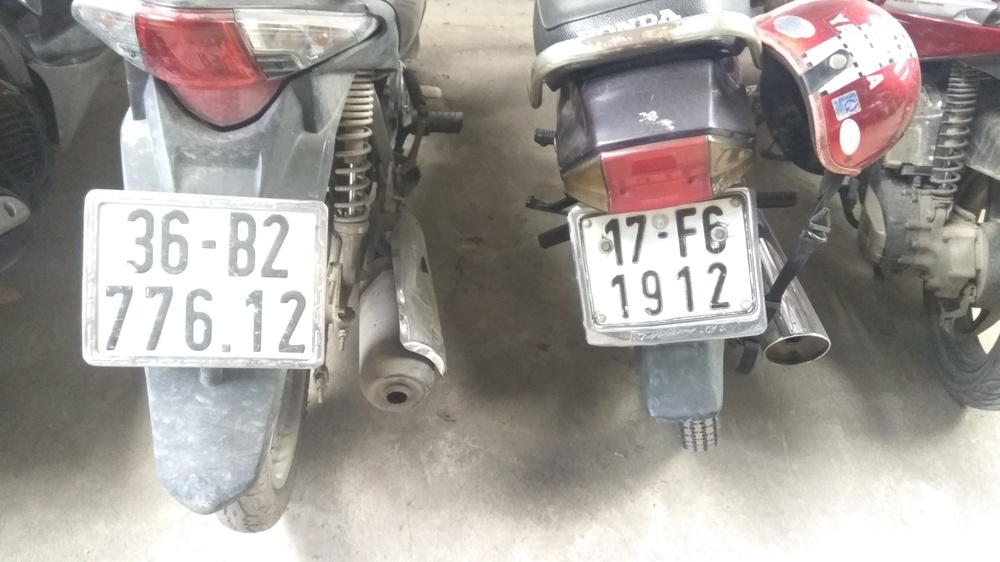
#> input picture IMG_20170728_110428.jpg, 1000 x 562 px, shrunk from 4608 x 2592 before the run
$ python -i Preprocess.py   (imports and definitions only)
#> lines starting #> are read from the running program, lines starting #| are printed output that depends on the picture; after the words box and inside, x2 and y2 are one past the last pixel; in counts of white or black regions, pixels touching at a corner belong together
#> further down, picture is the input picture: shape (562, 1000, 3); mean B, G, R 150.5, 154.7, 160.4
# Preprocess.py

import cv2
import numpy as np
import math

# module level variables ##########################################################################
GAUSSIAN_SMOOTH_FILTER_SIZE = (5, 5)
ADAPTIVE_THRESH_BLOCK_SIZE = 11
ADAPTIVE_THRESH_WEIGHT = 3

###################################################################################################
def preprocess(imgOriginal):
    imgGrayscale = extractValue(imgOriginal)

    imgMaxContrastGrayscale = maximizeContrast(imgGrayscale)

    height, width = imgGrayscale.shape

    imgBlurred = np.zeros((height, width, 1), np.uint8)

    imgBlurred = cv2.GaussianBlur(imgMaxContrastGrayscale, GAUSSIAN_SMOOTH_FILTER_SIZE, 0)
    gray = cv2.cvtColor(imgOriginal, cv2.COLOR_BGR2GRAY)
    imgThresh = cv2.adaptiveThreshold(gray, 255.0, cv2.ADAPTIVE_THRESH_MEAN_C, cv2.THRESH_BINARY_INV, ADAPTIVE_THRESH_BLOCK_SIZE, ADAPTIVE_THRESH_WEIGHT)

    return imgGrayscale, imgThresh
# end function3
###################################################################################################
def extractValue(imgOriginal):
    height, width, numChannels = imgOriginal.shape
#> height = 562; width = 1000; numChannels = 3

    imgHSV = np.zeros((height, width, 3), np.uint8)

    imgHSV = cv2.cvtColor(imgOriginal, cv2.COLOR_BGR2HSV)
#> imgHSV: shape (562, 1000, 3); mean H, S, V 46.8, 23, 162

    imgHue, imgSaturation, imgValue = cv2.split(imgHSV)
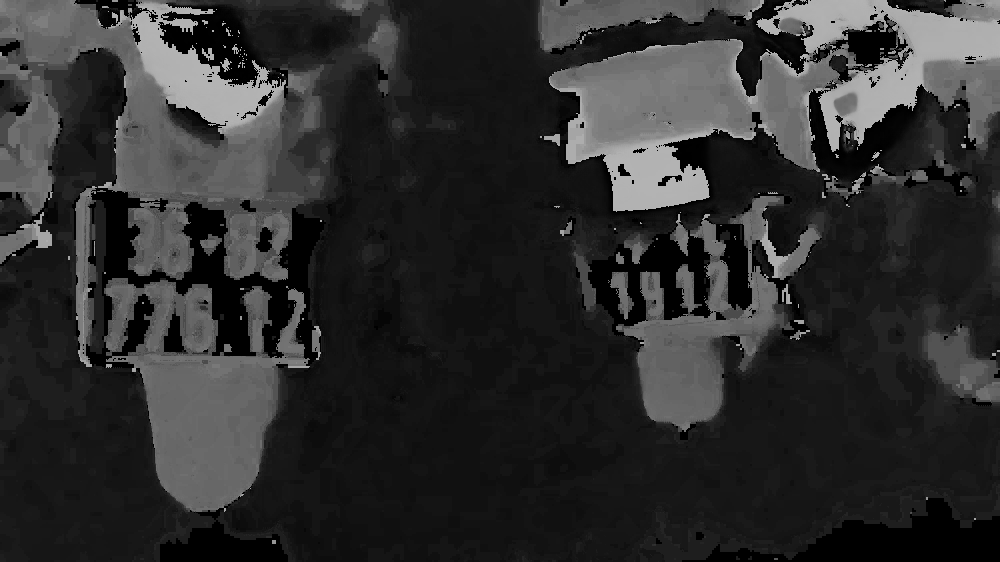
#> imgHue: shape (562, 1000); min 0, max 179, mean 46.8
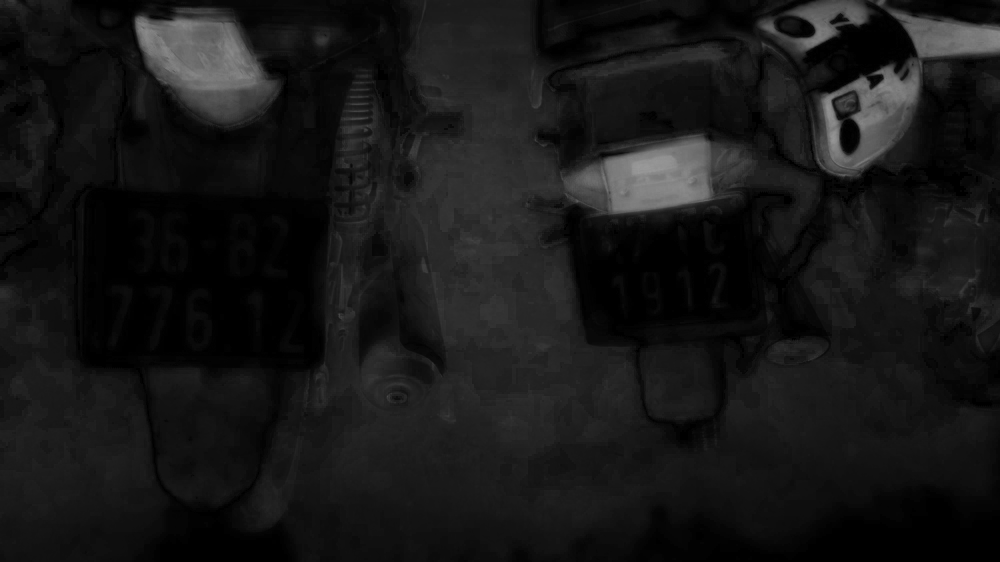
#> imgSaturation: shape (562, 1000); min 0, max 154, mean 23
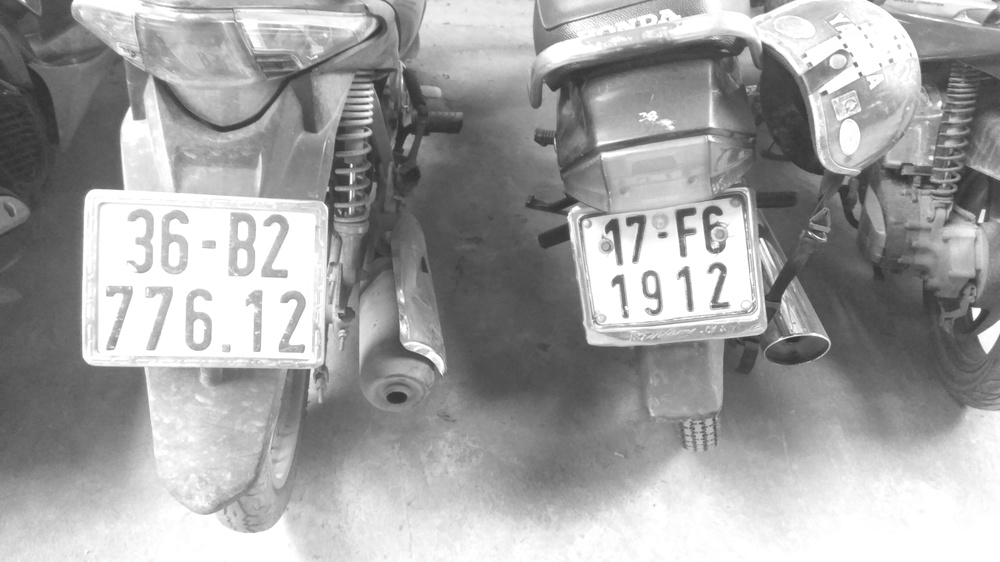
#> imgValue: shape (562, 1000); min 47, max 255, mean 162

    return imgValue
# end function

###################################################################################################
def maximizeContrast(imgGrayscale):

    height, width = imgGrayscale.shape
#> height = 562; width = 1000

    imgTopHat = np.zeros((height, width, 1), np.uint8)
    imgBlackHat = np.zeros((height, width, 1), np.uint8)

    structuringElement = cv2.getStructuringElement(cv2.MORPH_RECT, (3, 3))

    imgTopHat = cv2.morphologyEx(imgGrayscale, cv2.MORPH_TOPHAT, structuringElement)
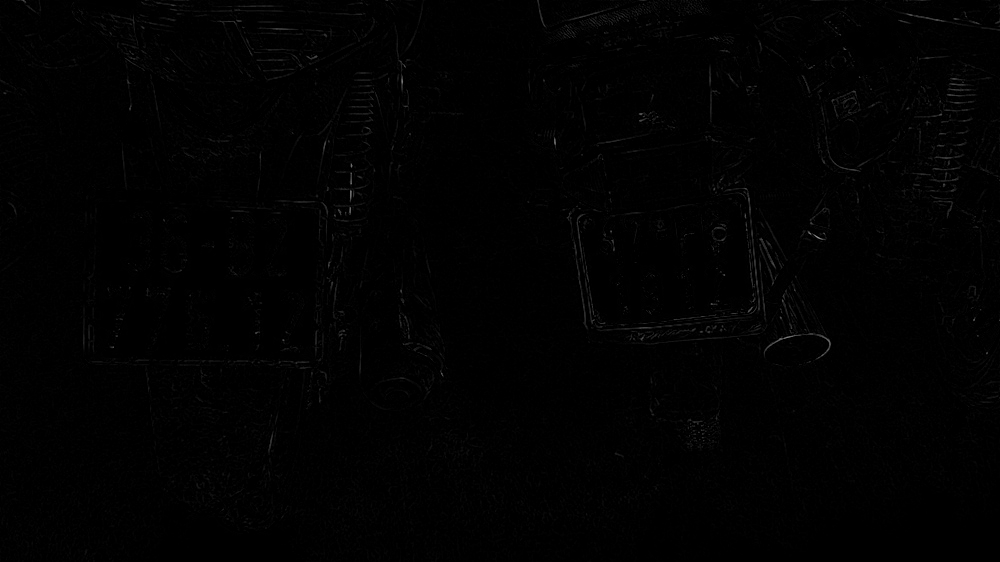
#> imgTopHat: shape (562, 1000); min 0, max 143, mean 1.5
    imgBlackHat = cv2.morphologyEx(imgGrayscale, cv2.MORPH_BLACKHAT, structuringElement)

    imgGrayscalePlusTopHat = cv2.add(imgGrayscale, imgTopHat)
    imgGrayscalePlusTopHatMinusBlackHat = cv2.subtract(imgGrayscalePlusTopHat, imgBlackHat)

    return imgGrayscalePlusTopHatMinusBlackHat
# end function

>>> import cv2
>>> picture = cv2.imread('IMG_20170728_110428.jpg')
>>> result = preprocess(picture)
#> in preprocess, `gray = cv2.cvtColor(imgOriginal, cv2.COLOR_BGR2GRAY)`:
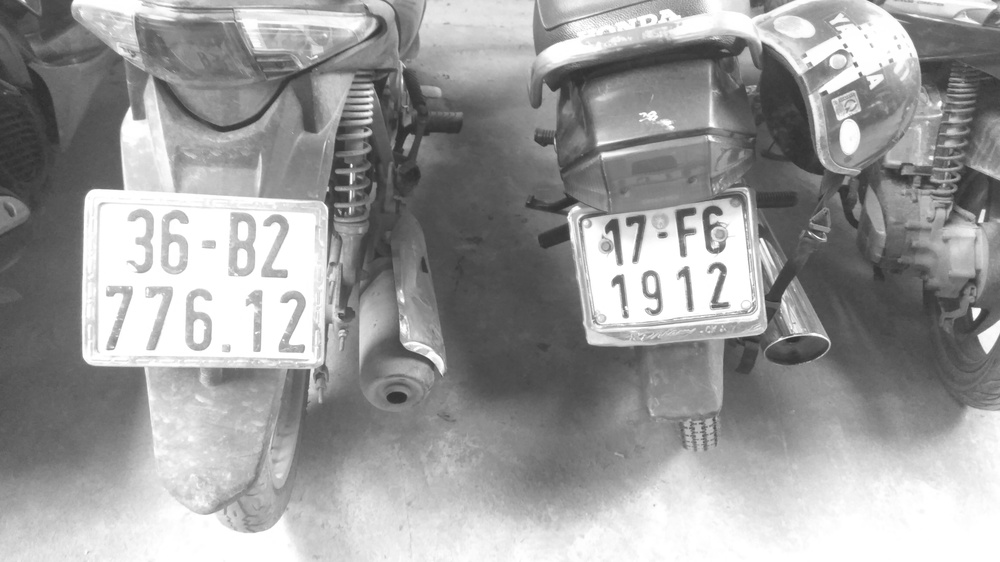
#> gray: shape (562, 1000); min 45, max 255, mean 156
#> in preprocess, `imgThresh = cv2.adaptiveThreshold(gray, 255.0, cv2.ADAPTIVE_THRESH_MEA..`:
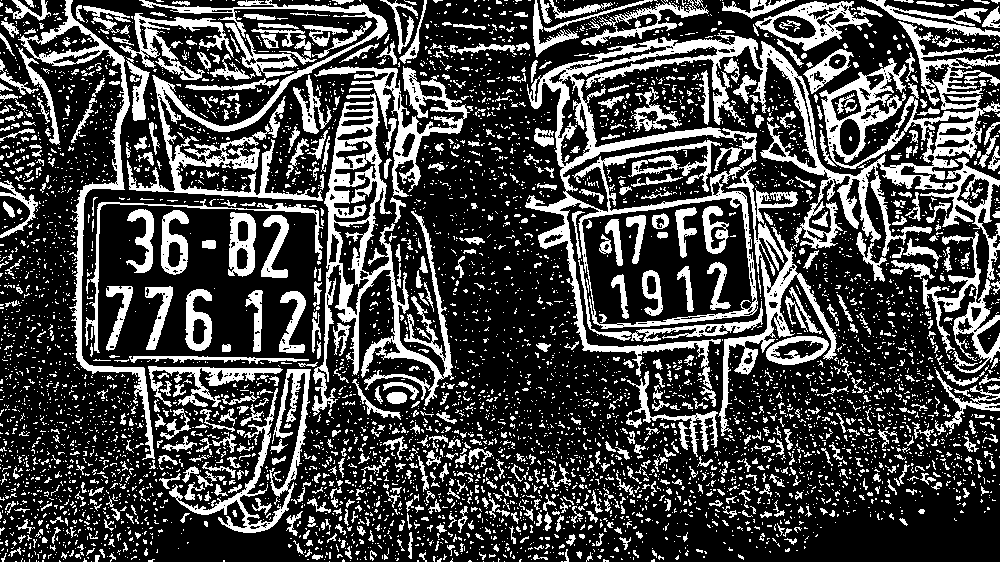
#> imgThresh: shape (562, 1000); 28.1% white; 5741 white regions (4983 under 20 px), largest, box (x1, y1, x2, y2) and area: (525, 21, 1000, 389) 29719, (312, 93, 454, 416) 9991, (127, 0, 388, 201) 6939

$ run again, on 0144_01003_b.jpg
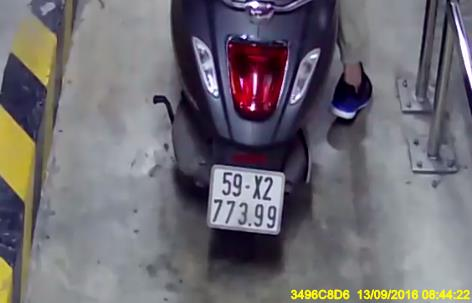
#> input picture 0144_01003_b.jpg, 472 x 303 px
#> picture is the input picture: shape (303, 472, 3); mean B, G, R 114.3, 107.7, 111.1
#> imgHSV: shape (303, 472, 3); mean H, S, V 109.9, 51.5, 121.2
#> in extractValue, `imgHue, imgSaturation, imgValue = cv2.split(imgHSV)`:
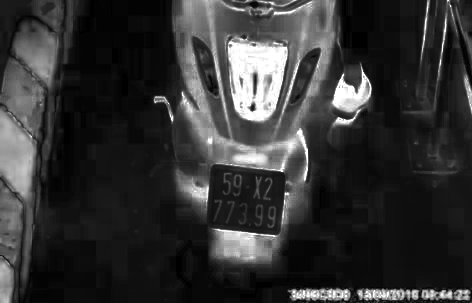
#> imgSaturation: shape (303, 472); min 0, max 255, mean 51.5
#> in preprocess, `imgThresh = cv2.adaptiveThreshold(gray, 255.0, cv2.ADAPTIVE_THRESH_MEA..`:
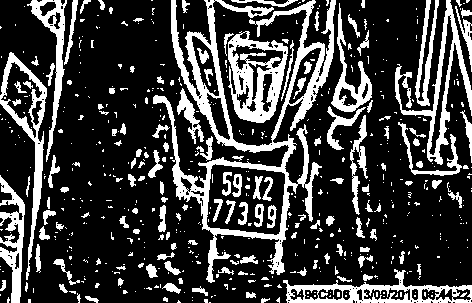
#> imgThresh: shape (303, 472); 24.5% white; 587 white regions (441 under 20 px), largest, box (x1, y1, x2, y2) and area: (153, 0, 336, 283) 9422, (228, 31, 288, 123) 2775, (395, 0, 472, 165) 2280

$ run again, on 0150_00416_b.jpg
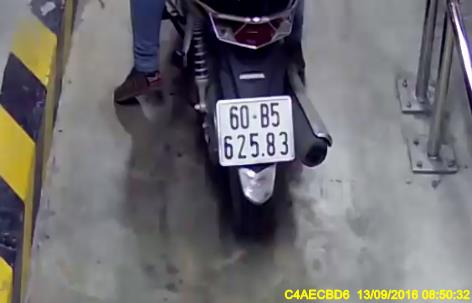
#> input picture 0150_00416_b.jpg, 472 x 303 px
#> picture is the input picture: shape (303, 472, 3); mean B, G, R 112.3, 109.5, 111
#> imgHSV: shape (303, 472, 3); mean H, S, V 102.1, 46.2, 118.9
#> in extractValue, `imgHue, imgSaturation, imgValue = cv2.split(imgHSV)`:
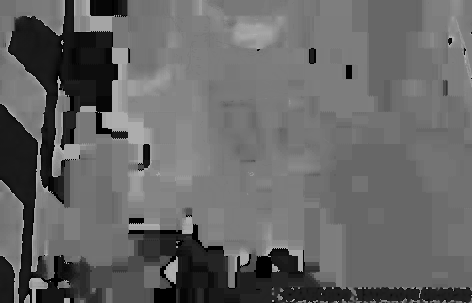
#> imgHue: shape (303, 472); min 0, max 179, mean 102.1
#> in preprocess, `imgThresh = cv2.adaptiveThreshold(gray, 255.0, cv2.ADAPTIVE_THRESH_MEA..`:
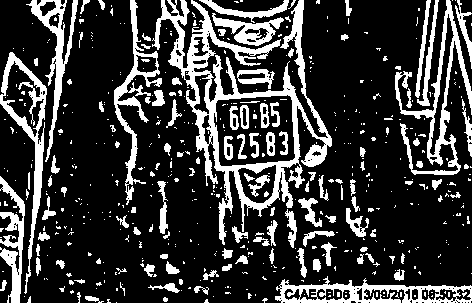
#> imgThresh: shape (303, 472); 22.7% white; 526 white regions (404 under 20 px), largest, box (x1, y1, x2, y2) and area: (152, 0, 332, 245) 8678, (395, 0, 472, 175) 2632, (275, 276, 472, 303) 2181
